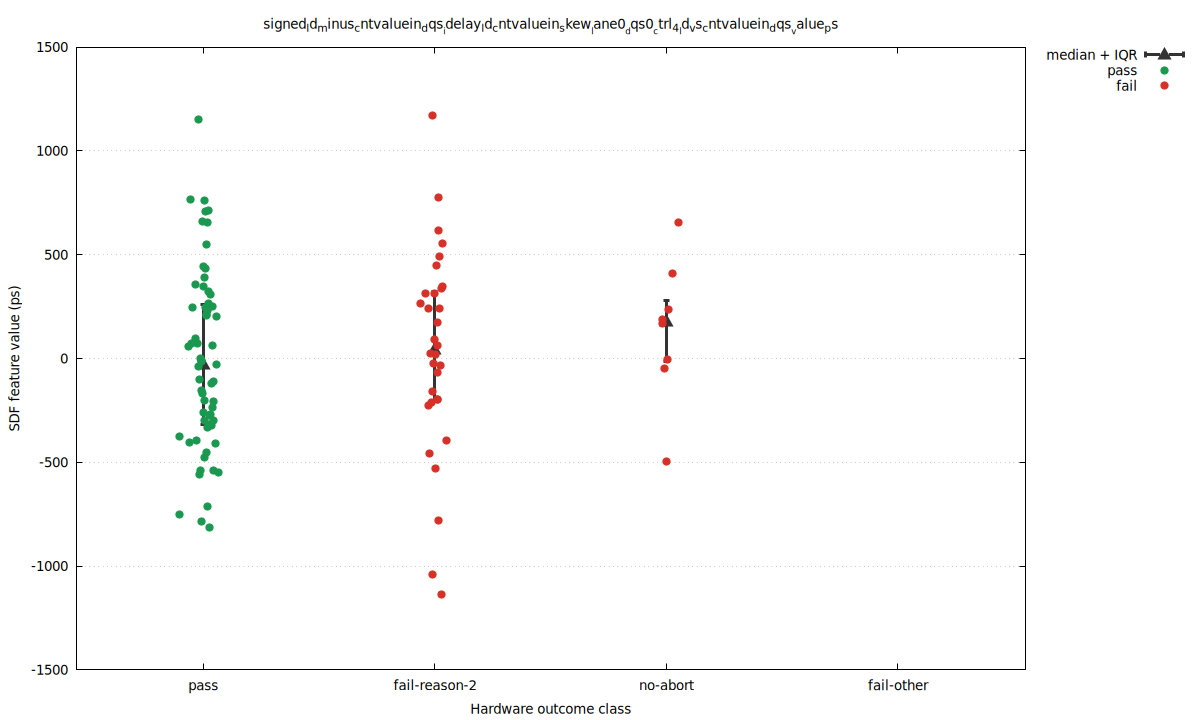

The script that saved this image:
set terminal pngcairo size 1200,720 enhanced font 'DejaVu Sans,10'
set output 'signed_baseline_seed_31_60_skew_signed_ld_minus_cntvaluein_dqs_idelay_ld_cntvaluein_skew_lane0_dqs0_ctrl_4_ld_.png'
set datafile separator comma
set key outside right top
set grid ytics
set xrange [0.45:4.55]
set xtics ('pass' 1, 'fail-reason-2' 2, 'no-abort' 3, 'fail-other' 4)
set xlabel 'Hardware outcome class'
set ylabel 'SDF feature value (ps)'
set title 'signed_ld_minus_cntvaluein_dqs__idelay_ld_cntvaluein_skew__lane0__dqs0__ctrl_4__ld_vs_cntvaluein_dqs__value_ps'
plot \
  'signed_baseline_seed_31_60_skew_signed_ld_minus_cntvaluein_dqs_idelay_ld_cntvaluein_skew_lane0_dqs0_ctrl_4_ld_.summary.dat' using 1:4:3:5 with yerrorbars pt 9 ps 1.5 lw 3 lc rgb '#333333' title 'median + IQR', \
  'signed_baseline_seed_31_60_skew_signed_ld_minus_cntvaluein_dqs_idelay_ld_cntvaluein_skew_lane0_dqs0_ctrl_4_ld_.dat' using 1:4 with points pt 7 ps 1.2 lc rgb '#1a9850' title 'pass', \
  'signed_baseline_seed_31_60_skew_signed_ld_minus_cntvaluein_dqs_idelay_ld_cntvaluein_skew_lane0_dqs0_ctrl_4_ld_.dat' using 1:5 with points pt 7 ps 1.2 lc rgb '#d73027' title 'fail'
